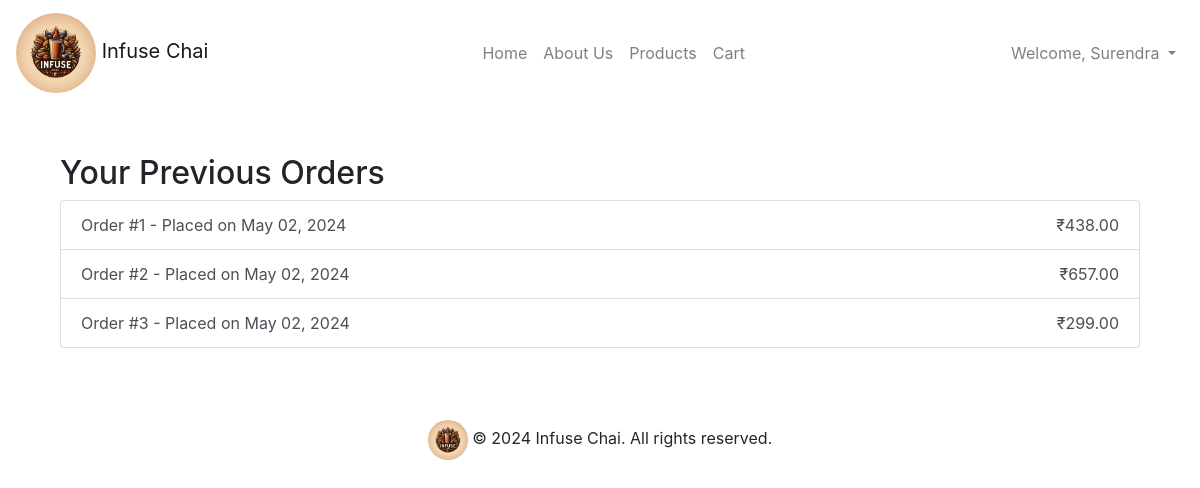
/previous-orders/ (signed in), run on the app's committed database.
### app/models.py (models this page shows, shortened)
class Order(models.Model):
    user = models.ForeignKey(User, on_delete=models.CASCADE)
    address = models.CharField(max_length=255)
    payment_type = models.CharField(max_length=20)
    created_at = models.DateTimeField(default=timezone.now)
    total_amount = models.DecimalField(max_digits=10, decimal_places=2)

### app/views.py (the view)
# urls.py: path('previous-orders/', views.previous_orders, name='previous_orders'),
@login_required
def previous_orders(request):
    user_orders = Order.objects.filter(user=request.user)  # Fetch all orders for this user
    return render(request, 'history.html', {'orders': user_orders})  # Render order history page

### app/templates/history.html (shortened to what this page needs)
{% extends "base_generic.html" %}
{% block content %}
<div class="container my-5">
    <h2>Your Previous Orders</h2>
    {% if orders %}
        <div class="list-group">
            {% for order in orders %}
                <a href="{% url 'order_details' order.id %}" class="list-group-item list-group-item-action d-flex justify-content-between align-items-center">
                    <span>Order #{{ order.id }} - Placed on {{ order.created_at|date:"F d, Y" }}</span>
                    <span>₹{{ order.total_amount }}</span>
                </a>
            {% endfor %}
        </div>
    {% else %}
        <div class="alert alert-info" role="alert">
            You have no previous orders.
        </div>
    {% endif %}
</div>
{% endblock %}

### app/templates/base_generic.html (shortened to what this page needs)
{% load static %}
<!DOCTYPE html>
<html lang="en">
<head>
    <link rel="stylesheet" href="https://stackpath.bootstrapcdn.com/bootstrap/4.5.2/css/bootstrap.min.css">
    <link rel="stylesheet" type="text/css" href="{% static 'css/style.css' %}">
</head>
<body>
    <nav class="navbar navbar-expand-lg navbar-light">
        <a class="navbar-brand" href="{% url 'home' %}">
            <img src="{% static 'images/logo.png' %}" alt="Logo" style="height: 80px; border-radius: 50%;">
            Infuse Chai
        </a>
        <div class="collapse navbar-collapse" id="navbarNav">
            <ul class="navbar-nav mx-auto">
                <li class="nav-item">
                    <a class="nav-link" href="{% url 'home' %}">Home</a>
                </li>
                <li class="nav-item">
                    <a class="nav-link" href="{% url 'about' %}">About Us</a>
                </li>
                <li class="nav-item">
                    <a class="nav-link" href="{% url 'products' %}">Products</a>
                </li>
                <li class="nav-item">
                    <a class="nav-link" href="{% url 'cart' %}">Cart</a>
                </li>
            </ul>
        </div>
        <div class="navbar-nav ml-auto">
            {% if request.user.is_authenticated %}
                <div class="nav-item dropdown">
                    <a class="nav-link dropdown-toggle" href="#" id="navbarDropdown" role="button" data-toggle="dropdown" aria-haspopup="true" aria-expanded="false">
                        Welcome, {{ request.user.username }}
                    </a>
                </div>
            {% else %}
                <a class="nav-link" href="{% url 'user_login' %}">Login</a>
                <a class="nav-link" href="{% url 'signup' %}">Sign Up</a>
            {% endif %}
        </div>
    </nav>
    <div class="container mt-4">
        {% block content %}
        {% endblock %}
    </div>
    <footer class="text-center py-4 footer">
        <div class="container">
            <img src="{% static 'images/logo.png' %}" alt="Infuse Chai Logo" style="height: 40px; border-radius: 50%;">
            &copy; 2024 Infuse Chai. All rights reserved.
        </div>
    </footer>
</body>
</html>

### data on the page
Order: id "1", created_at "May 02, 2024", total_amount "438.00"
Order: id "2", created_at "May 02, 2024", total_amount "657.00"
Order: id "3", created_at "May 02, 2024", total_amount "299.00"

### other printed values
{{ request.user.username }} "Surendra"
